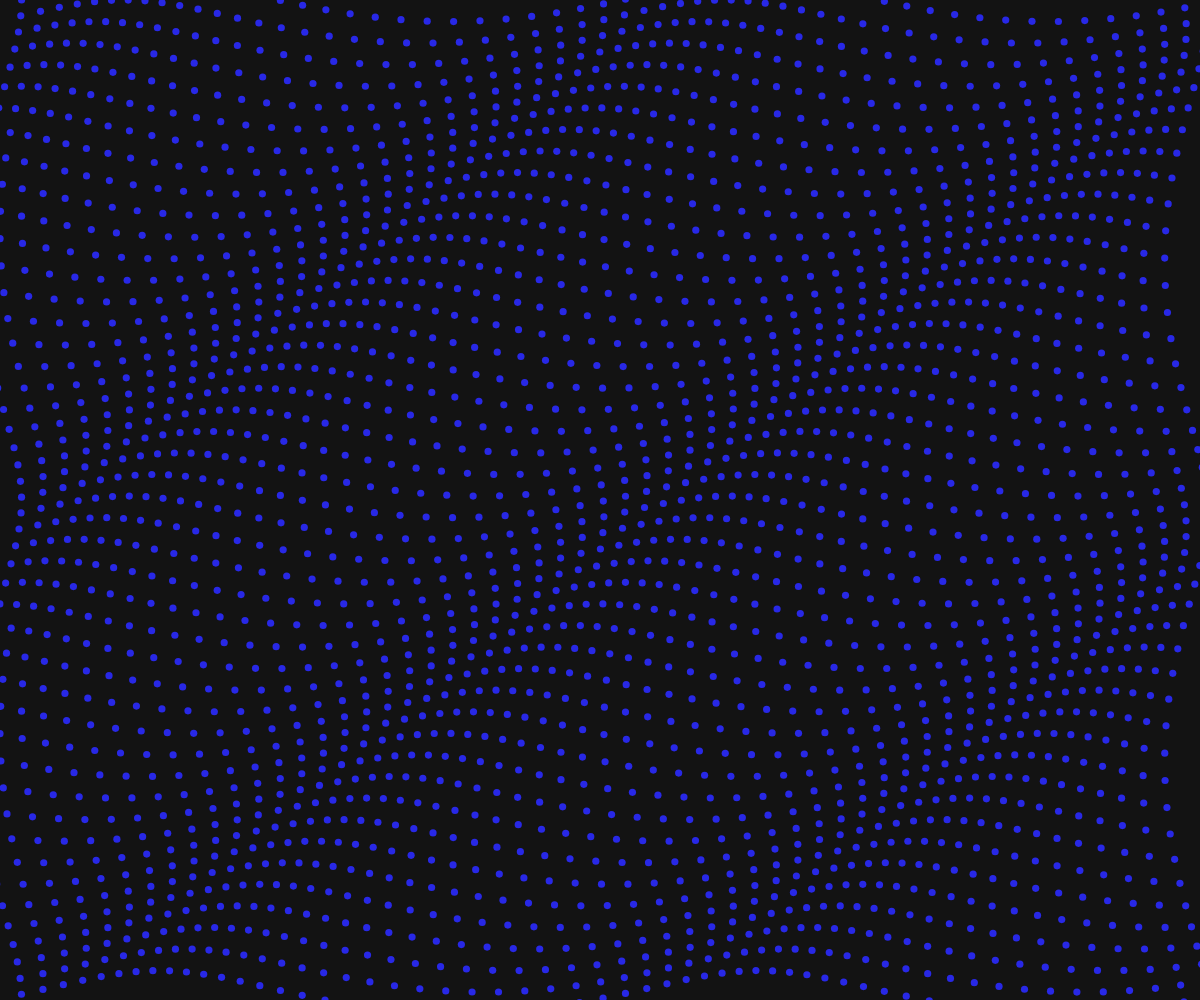
Frame 1 (no input)
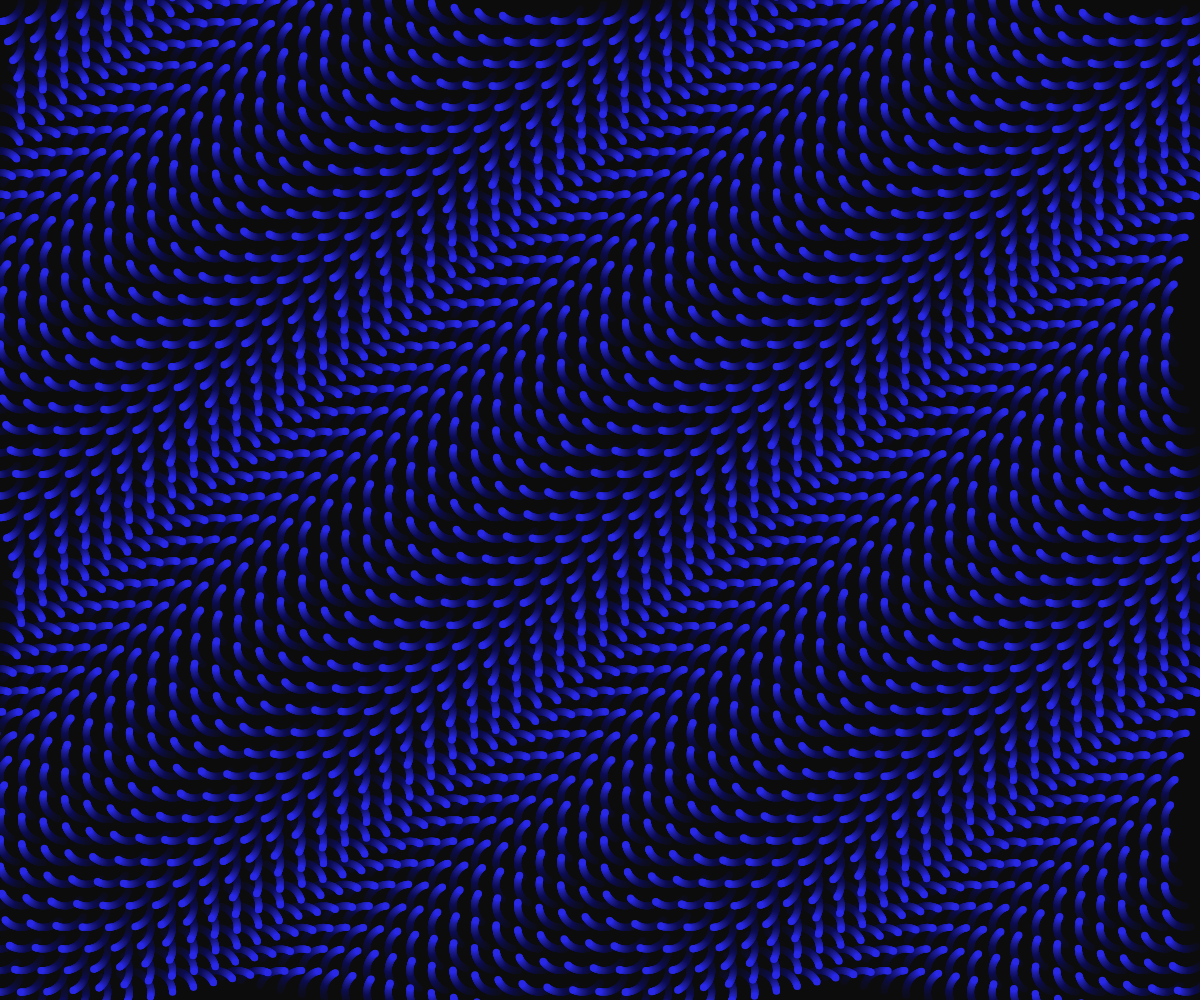
Frame 60 (no input)
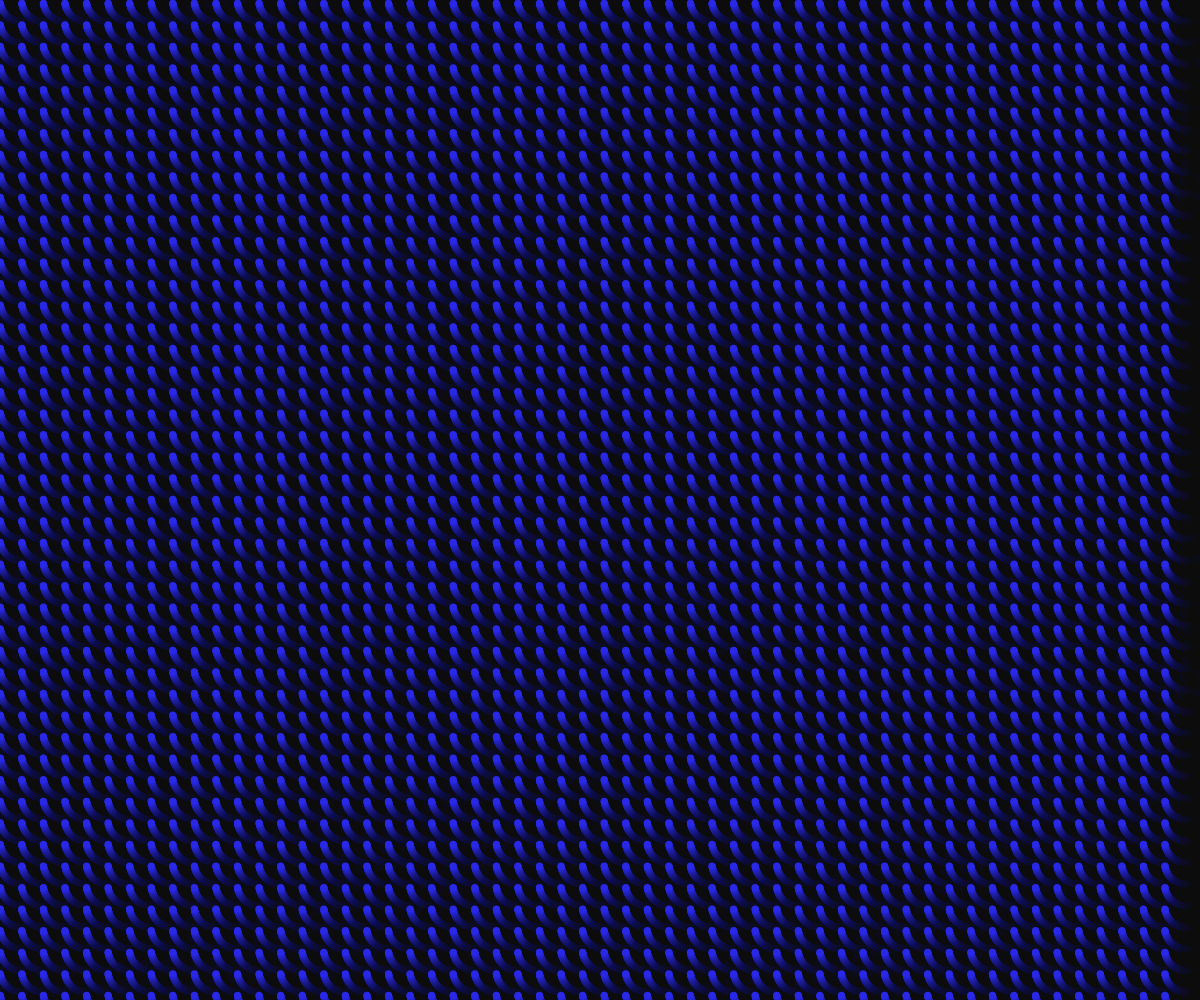
Frame 120 (the mouse pressed at the canvas centre since frame 60)

The p5.js sketch that drew these frames (run headless with seeded random() and noise() and a simulated clock; from frame 60 on, the mouse is pressed at the canvas centre):

// p5.js sketch
// ── sketch.js
/*
 * @name Wavemaker
 * @description This illustrates how waves (like water waves) emerge
 * from particles oscillating in place. Move your mouse to direct the wave.
 * Contributed by Aatish Bhatia, inspired by <a href="https://beesandbombs.tumblr.com/post/45513650541/orbiters">Orbiters</a> by Dave Whyte.
 */

let t = 0; // time variable
let dist = 30;
let radius = 30
let stroke = 10;

window.addEventListener("resize", () => {
  setup();
});

function setup() {
  const [height, width] = [window.innerHeight, window.innerWidth];
  if (height + width > 1500) {
    dist = radius = (height + width) /102;
  } else {
    dist = radius = (height + width) /61;
  }
  stroke = dist / 3;

  canv = createCanvas(width, height);
  canv.style("z-index: -1");
  canv.position(0, 0);
  background(20);
  noStroke();
  fill(40, 40, 230); // green 40 200 40
}

function draw() {
  background(0, 10); // translucent background (creates trails)

  // make a x and y grid of ellipses
  for (let x = 0; x <= width; x = x + dist) {
    for (let y = 0; y <= height; y = y + dist) {
      // starting point of each circle depends on mouse position
      const xAngle = map(mouseX, 0, width, -4 * PI, 4 * PI, true);
      const yAngle = map(mouseY, 0, height, -4 * PI, 4 * PI, true);
      // and also varies based on the particle's location
      const angle = xAngle * (x / width) + yAngle * (y / height);

      // each particle moves in a circle
      const myX = x + radius * cos(2 * PI * t + angle);
      const myY = y + radius * sin(2 * PI * t + angle);

      ellipse(myX, myY, stroke); // draw particle
    }
  }

  t = t + 0.004; // update time
}
